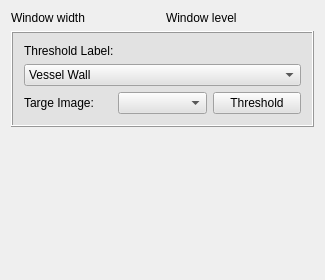
<?xml version="1.0" encoding="UTF-8"?>
<ui version="4.0">
 <class>QInteractorStyleWindowLevelThreshold</class>
 <widget class="QWidget" name="QInteractorStyleWindowLevelThreshold">
  <property name="geometry">
   <rect>
    <x>0</x>
    <y>0</y>
    <width>325</width>
    <height>280</height>
   </rect>
  </property>
  <property name="windowTitle">
   <string>QInteractorStyleWindowLevelThreshold</string>
  </property>
  <layout class="QVBoxLayout" name="verticalLayout_2">
   <item>
    <layout class="QHBoxLayout" name="horizontalLayout">
     <item>
      <widget class="QLabel" name="label">
       <property name="sizePolicy">
        <sizepolicy hsizetype="Preferred" vsizetype="Minimum">
         <horstretch>0</horstretch>
         <verstretch>0</verstretch>
        </sizepolicy>
       </property>
       <property name="text">
        <string>Window width</string>
       </property>
      </widget>
     </item>
     <item>
      <widget class="QLabel" name="label_4">
       <property name="sizePolicy">
        <sizepolicy hsizetype="Preferred" vsizetype="Minimum">
         <horstretch>0</horstretch>
         <verstretch>0</verstretch>
        </sizepolicy>
       </property>
       <property name="text">
        <string>Window level</string>
       </property>
      </widget>
     </item>
    </layout>
   </item>
   <item>
    <layout class="QGridLayout" name="gridLayout"/>
   </item>
   <item>
    <widget class="QFrame" name="frame_4">
     <property name="minimumSize">
      <size>
       <width>0</width>
       <height>0</height>
      </size>
     </property>
     <property name="styleSheet">
      <string notr="true">background-color: rgb(226, 226, 226)</string>
     </property>
     <property name="frameShape">
      <enum>QFrame::Box</enum>
     </property>
     <property name="frameShadow">
      <enum>QFrame::Raised</enum>
     </property>
     <layout class="QVBoxLayout" name="verticalLayout">
      <item>
       <widget class="QLabel" name="activeLabelLabel">
        <property name="font">
         <font>
          <family>Arial</family>
         </font>
        </property>
        <property name="text">
         <string>Threshold Label:</string>
        </property>
       </widget>
      </item>
      <item>
       <widget class="QComboBox" name="labelComboBox">
        <property name="font">
         <font>
          <family>Arial</family>
         </font>
        </property>
        <property name="iconSize">
         <size>
          <width>13</width>
          <height>13</height>
         </size>
        </property>
        <item>
         <property name="text">
          <string>Vessel Wall</string>
         </property>
         <property name="icon">
          <iconset resource="../../Main/resources/IADE_Analyzer.qrc">
           <normaloff>:/icons/bluebox.png</normaloff>:/icons/bluebox.png</iconset>
         </property>
        </item>
        <item>
         <property name="text">
          <string>Lumen</string>
         </property>
         <property name="icon">
          <iconset resource="../../Main/resources/IADE_Analyzer.qrc">
           <normaloff>:/icons/redbox.png</normaloff>:/icons/redbox.png</iconset>
         </property>
        </item>
        <item>
         <property name="text">
          <string>Calcification</string>
         </property>
         <property name="icon">
          <iconset resource="../../Main/resources/IADE_Analyzer.qrc">
           <normaloff>:/icons/greenbox.png</normaloff>:/icons/greenbox.png</iconset>
         </property>
        </item>
        <item>
         <property name="text">
          <string>Hemorrhage</string>
         </property>
         <property name="icon">
          <iconset resource="../../Main/resources/IADE_Analyzer.qrc">
           <normaloff>:/icons/yellowbox.png</normaloff>:/icons/yellowbox.png</iconset>
         </property>
        </item>
        <item>
         <property name="text">
          <string>LRNC</string>
         </property>
         <property name="icon">
          <iconset resource="../../Main/resources/IADE_Analyzer.qrc">
           <normaloff>:/icons/lightbluebox.png</normaloff>:/icons/lightbluebox.png</iconset>
         </property>
        </item>
        <item>
         <property name="text">
          <string>LM</string>
         </property>
         <property name="icon">
          <iconset resource="../../Main/resources/IADE_Analyzer.qrc">
           <normaloff>:/icons/purplebox.png</normaloff>:/icons/purplebox.png</iconset>
         </property>
        </item>
       </widget>
      </item>
      <item>
       <layout class="QHBoxLayout" name="horizontalLayout_2">
        <item>
         <widget class="QLabel" name="label_62">
          <property name="text">
           <string>Targe Image:</string>
          </property>
         </widget>
        </item>
        <item>
         <widget class="QComboBox" name="comboBoxTargeImage"/>
        </item>
        <item>
         <widget class="QPushButton" name="pushButtonThreshold">
          <property name="text">
           <string>Threshold</string>
          </property>
         </widget>
        </item>
       </layout>
      </item>
     </layout>
    </widget>
   </item>
   <item>
    <spacer name="verticalSpacer">
     <property name="orientation">
      <enum>Qt::Vertical</enum>
     </property>
     <property name="sizeHint" stdset="0">
      <size>
       <width>20</width>
       <height>40</height>
      </size>
     </property>
    </spacer>
   </item>
  </layout>
  <zorder>layoutWidget</zorder>
  <zorder>label_62</zorder>
  <zorder>pushButtonThreshold</zorder>
  <zorder>frame_4</zorder>
 </widget>
 <layoutdefault spacing="6" margin="11"/>
 <resources>
  <include location="../../Main/resources/IADE_Analyzer.qrc"/>
 </resources>
 <connections/>
</ui>
